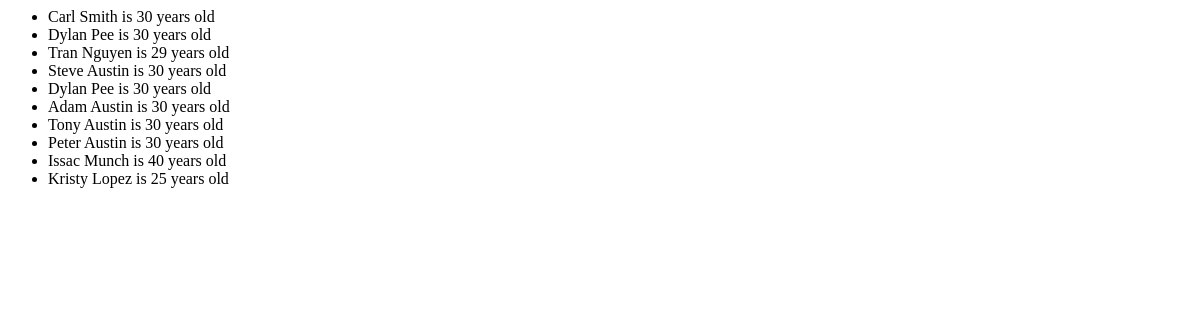
Page /office/ on the earlier database version.
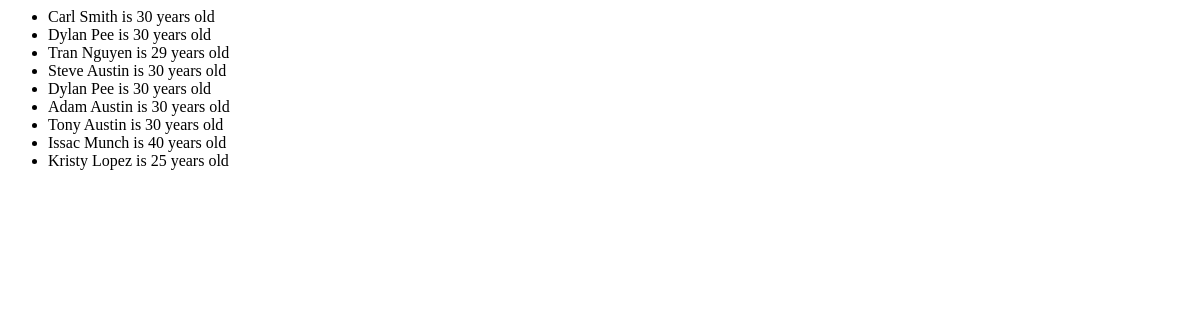
Same page on the later database version.
### office/models.py (models this page shows)
class Patient(models.Model):
  first_name = models.CharField(max_length=30)
  last_name = models.CharField(max_length=30)
  age = models.IntegerField(validators = [MinLengthValidator(0), MaxLengthValidator(120)])
  heartrate = models.IntegerField(default = 60, validators = [MinLengthValidator(1), MaxLengthValidator(300)])
  def __str__(self):
     return f"{self.first_name.capitalize()} {self.last_name.capitalize()} is {self.age} years old"

### office/views.py (the view)
# urls.py: path("", views.list_patients, name = "list_patients")
def list_patients(request):
  all_patients = models.Patient.objects.all()
  context_list = {"patients" : all_patients}
  return render(request, "office/list.html", context = context_list)

### office/templates/office/list.html (shortened to what this page needs)
<html lang="en">
<head>
</head>
<body>
  <ul>
    {% for patient in patients %}
      <li>{{patient}}</li>
    {% endfor %}
  </ul>
</body>
</html>

Differences in the rows shown:
removed Patient: first_name+last_name+age "Peter Austin is 30 years old"
